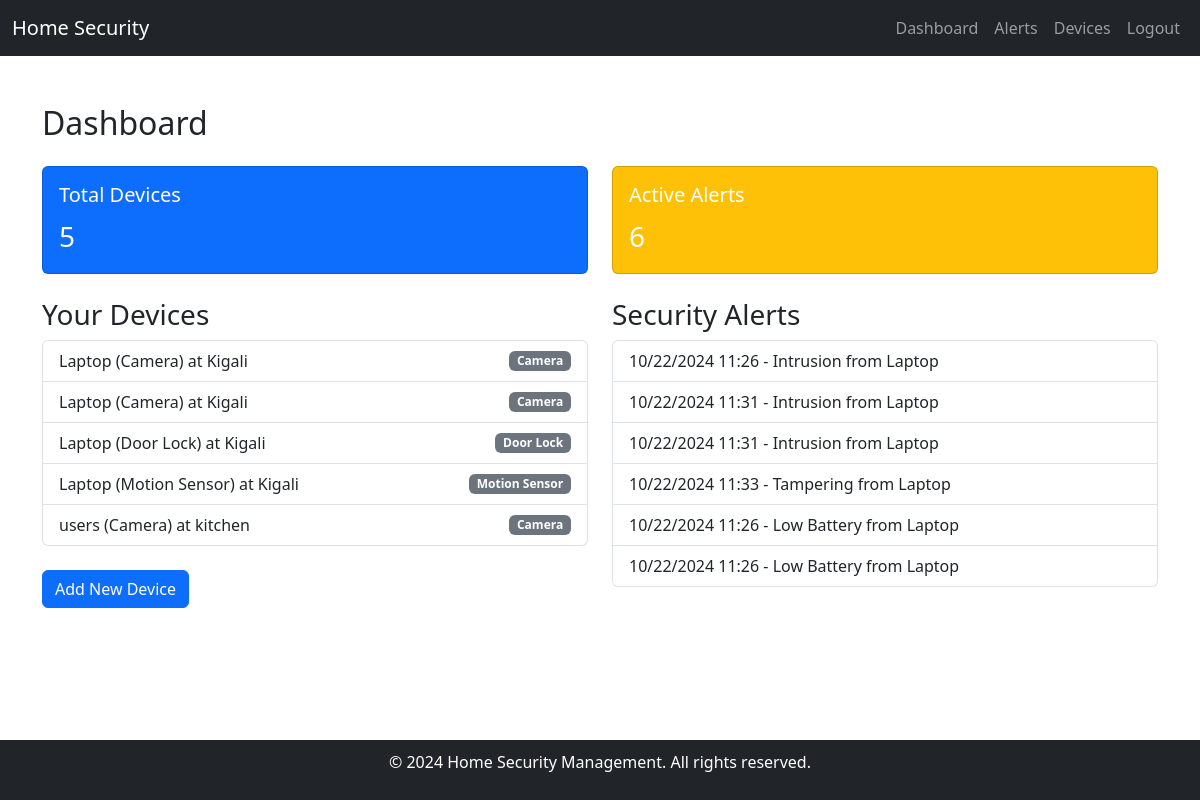
The app's page / (signed in) with its own data.
### device/models.py (models this page shows, shortened)
class Device(models.Model):
    DEVICE_TYPES = (
        ('Camera', 'Camera'),
        ('Alarm', 'Alarm'),
        ('Motion Sensor', 'Motion Sensor'),
        ('Door Lock', 'Door Lock'),
    )
    name = models.CharField(max_length=100)
    device_type = models.CharField(max_length=50, choices=DEVICE_TYPES)
    location = models.CharField(max_length=200)
    user = models.ForeignKey(User, on_delete=models.CASCADE)

### alerts/models.py (models this page shows, shortened)
class SecurityAlert(models.Model):
    device = models.ForeignKey(Device, on_delete=models.CASCADE)
    alert_type = models.CharField(max_length=100)  # e.g., 'Intrusion', 'Low Battery', 'Tampering'
    timestamp = models.DateTimeField(auto_now_add=True)
    resolved = models.BooleanField(default=False)

### security/views.py (the view, shortened to what this page needs)
# urls.py: path('', views.dashboard, name='dashboard')
@login_required
def dashboard(request):
    devices = Device.objects.filter(user=request.user)
    alerts = SecurityAlert.objects.filter(device__user=request.user)
    device_counts = (
        devices.values('device_type')
        .annotate(count=Count('id'))
        .order_by('device_type')
    )
    device_data = {
        "labels": [entry['device_type'] for entry in device_counts],
        "data": [entry['count'] for entry in device_counts]
    }
    alerts_by_date = (
        alerts.values('timestamp__date')
        .annotate(count=Count('id'))
        .order_by('timestamp__date')
    )
    alert_data = {
        "labels": [entry['timestamp__date'].strftime('%m/%d/%Y') for entry in alerts_by_date],
        "data": [entry['count'] for entry in alerts_by_date]
    }
    print(device_data)
    print(alert_data)
    return render(request, 'security/dashboard.html', {
        'devices': devices,
        'alerts': alerts,
        'device_data': device_data,
        'alert_data': alert_data,
    })

### security/templates/security/dashboard.html (shortened to what this page needs)
{% extends 'security/layout.html' %}
{% block content %}
<h2 class="mb-4">Dashboard</h2>
<div class="row">
    <div class="col-md-6 mb-4">
        <div class="card text-white bg-primary">
            <div class="card-body">
                <h5 class="card-title">Total Devices</h5>
                <p class="card-text fs-3">{{ devices.count }}</p>
            </div>
        </div>
    </div>
    <div class="col-md-6 mb-4">
        <div class="card text-white bg-warning">
            <div class="card-body">
                <h5 class="card-title">Active Alerts</h5>
                <p class="card-text fs-3">{{ alerts.count }}</p>
            </div>
        </div>
    </div>
</div>
<div class="row">
    <div class="col-md-6 mb-4">
        <h3>Your Devices</h3>
        <ul class="list-group mb-4">
            {% for device in devices %}
                <li class="list-group-item d-flex justify-content-between align-items-center">
                    {{ device.name }} ({{ device.device_type }}) at {{ device.location }}
                    <span class="badge bg-secondary">{{ device.device_type }}</span>
                </li>
            {% empty %}
                <li class="list-group-item">No devices added.</li>
            {% endfor %}
        </ul>
        <button type="button" class="btn btn-primary" data-bs-toggle="modal" data-bs-target="#addDeviceModal">
            Add New Device
        </button>
    </div>
    <div class="col-md-6 mb-4">
        <h3>Security Alerts</h3>
        <ul class="list-group">
            {% for alert in alerts %}
                <li class="list-group-item d-flex justify-content-between align-items-center">
                    {{ alert.timestamp|date:"m/d/Y H:i" }} - {{ alert.alert_type }} from {{ alert.device.name }}
                </li>
            {% empty %}
                <li class="list-group-item">No active alerts.</li>
            {% endfor %}
        </ul>
    </div>
</div>
{% endblock %}

### security/templates/security/layout.html (shortened to what this page needs)
<!DOCTYPE html>
<html lang="en">
<head>
    <link href="https://cdn.jsdelivr.net/npm/bootstrap@5.3.0-alpha3/dist/css/bootstrap.min.css" rel="stylesheet">
</head>
<body>
    <nav class="navbar navbar-expand-lg navbar-dark bg-dark">
        <div class="container-fluid">
            <a class="navbar-brand" href="#">Home Security</a>
            <div class="collapse navbar-collapse" id="navbarNav">
                <ul class="navbar-nav ms-auto">
                    <li class="nav-item">
                        <a class="nav-link" href="{% url 'dashboard' %}">Dashboard</a>
                    </li>
                    <li class="nav-item">
                    <a class="nav-link" href="{% url 'alerts' %}">Alerts</a>
                    </li>
                    <li class="nav-item">
                      <a class="nav-link" href="{% url 'devices' %}">Devices</a>
                      </li>
                    <li class="nav-item">
                        <a class="nav-link" href="{% url 'logout' %}">Logout</a>
                    </li>
                </ul>
            </div>
        </div>
    </nav>
    <div class="container mt-5">
        {% block content %}
        {% endblock %}
    </div>
    <footer class="bg-dark text-white text-center">
        <p>&copy; 2024 Home Security Management. All rights reserved.</p>
    </footer>
</body>
</html>

### security/templates/security/layout.html (style rules this page uses)
html, body { height: 100%; margin: 0; display: flex; flex-direction: column; }
.container { flex: 1; }
footer { padding: 10px 0; }

### records on screen
Device: name "Laptop", device_type "Camera", location "Kigali"
Device: name "Laptop", device_type "Camera", location "Kigali"
Device: name "Laptop", device_type "Door Lock", location "Kigali"
Device: name "Laptop", device_type "Motion Sensor", location "Kigali"
Device: name "users", device_type "Camera", location "kitchen"
SecurityAlert: timestamp "10/22/2024 11:26", alert_type "Intrusion", device.name "Laptop"
SecurityAlert: timestamp "10/22/2024 11:31", alert_type "Intrusion", device.name "Laptop"
SecurityAlert: timestamp "10/22/2024 11:31", alert_type "Intrusion", device.name "Laptop"
SecurityAlert: timestamp "10/22/2024 11:33", alert_type "Tampering", device.name "Laptop"
SecurityAlert: timestamp "10/22/2024 11:26", alert_type "Low Battery", device.name "Laptop"
SecurityAlert: timestamp "10/22/2024 11:26", alert_type "Low Battery", device.name "Laptop"

### other values on screen
{{ devices.count }} "5"
{{ alerts.count }} "6"
